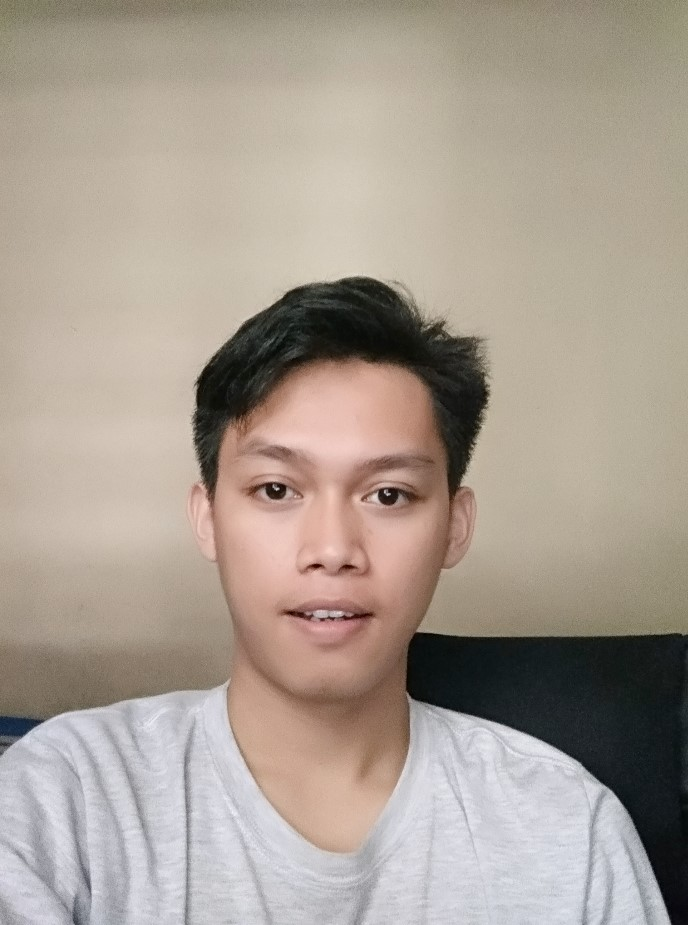
#> input picture training-data/s1/1.jpg, 688 x 925 px; its folder holds only this picture in this run
$ python face.py
#> lines starting #> are read from the running program, lines starting #| are printed output that depends on the picture
# -*- coding: utf-8 -*-
"""
Created on Thu Nov  7 16:06:32 2019

@author: Resa
"""
import cv2
#import os module for reading training data directories and paths
import os
#import numpy to convert python lists to numpy arrays as
#it is needed by OpenCV face recognizers
import numpy as np

subjects = ["", "Resa Renaldy", "Vincentius Garry"]

def detect_face(img):
    #convert the test image to gray image as opencv face detector expects gray images
    gray = cv2.cvtColor(img, cv2.COLOR_BGR2GRAY)

    #load OpenCV face detector, I am using LBP which is fast
    #there is also a more accurate but slow Haar classifier
    face_cascade = cv2.CascadeClassifier('opencv-files/lbpcascade_frontalface.xml')

    #let's detect multiscale (some images may be closer to camera than others) images
    #result is a list of faces
    faces = face_cascade.detectMultiScale(gray, scaleFactor=1.2, minNeighbors=5);

    #if no faces are detected then return original img
    if (len(faces) == 0):
        return None, None

    #under the assumption that there will be only one face,
    #extract the face area
    (x, y, w, h) = faces[0]

    #return only the face part of the image
    return gray[y:y+w, x:x+h], faces[0]

def prepare_training_data(data_folder_path):

    #------STEP-1--------
    #get the directories (one directory for each subject) in data folder
#> called with data_folder_path = 'training-data'
    dirs = os.listdir(data_folder_path)

    #list to hold all subject faces
    faces = []
    #list to hold labels for all subjects
    labels = []

    #let's go through each directory and read images within it
    for dir_name in dirs:

        #our subject directories start with letter 's' so
        #ignore any non-relevant directories if any
        if not dir_name.startswith("s"):
            continue;

        #------STEP-2--------
        #extract label number of subject from dir_name
        #format of dir name = slabel
        #, so removing letter 's' from dir_name will give us label
        label = int(dir_name.replace("s", ""))

        #build path of directory containin images for current subject subject
        #sample subject_dir_path = "training-data/s1"
        subject_dir_path = data_folder_path + "/" + dir_name

        #get the images names that are inside the given subject directory
        subject_images_names = os.listdir(subject_dir_path)

        #------STEP-3--------
        #go through each image name, read image,
        #detect face and add face to list of faces
        for image_name in subject_images_names:

            #ignore system files like .DS_Store
            if image_name.startswith("."):
                continue;

            #build image path
            #sample image path = training-data/s1/1.pgm
            image_path = subject_dir_path + "/" + image_name

            #read image
            image = cv2.imread(image_path)
#> image is the input picture: shape (925, 688, 3); mean B, G, R 146.5, 157.6, 169

            #display an image window to show the image
            cv2.imshow("Training on image...", cv2.resize(image, (400, 500)))
            cv2.waitKey(100)

            #detect face
            face, rect = detect_face(image)
#> in detect_face, `faces = face_cascade.detectMultiScale(gray, scaleFactor=1.2, minNeighb..`: faces = [[186, 375, 290, 290]]
#> in detect_face, `(x, y, w, h) = faces[0]`: x = 186; y = 375; w = 290
#> rect = [186, 375, 290, 290]

            #------STEP-4--------
            #for the purpose of this tutorial
            #we will ignore faces that are not detected
            if face is not None:
                #add face to list of faces
                faces.append(face)
                #add label for this face
                labels.append(label)
#> pass 2 of the loop in prepare_training_data, `for dir_name in dirs:`:
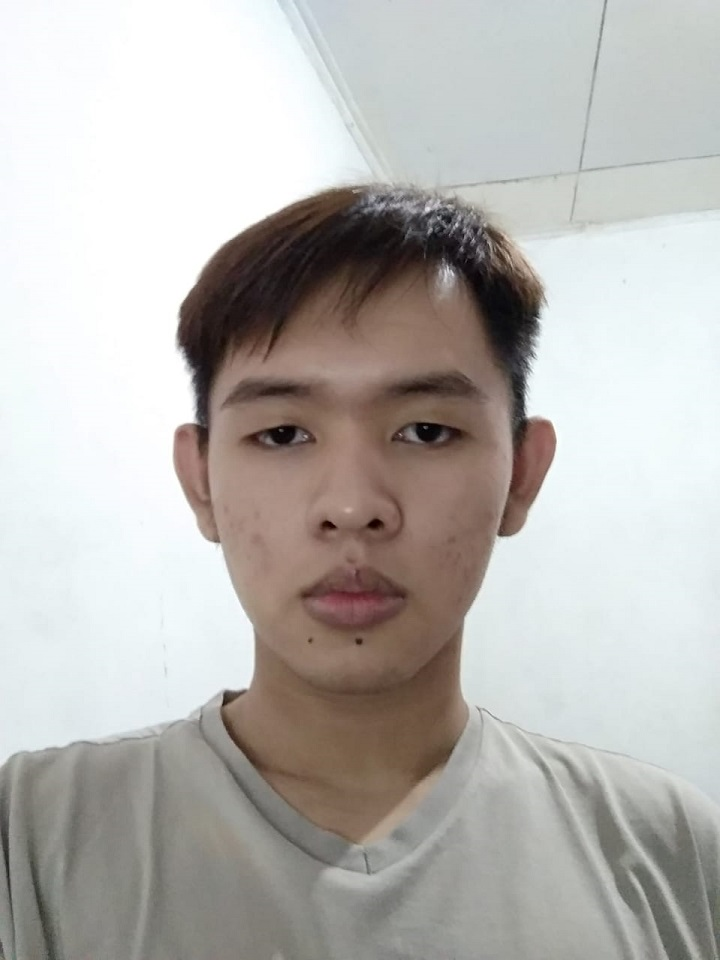
#> input picture training-data/s2/1.jpeg, 720 x 960 px
#> in prepare_training_data, image is the input picture: shape (960, 720, 3); mean B, G, R 178.3, 181.7, 184.3
#> in detect_face (call 2), `gray = cv2.cvtColor(img, cv2.COLOR_BGR2GRAY)`:
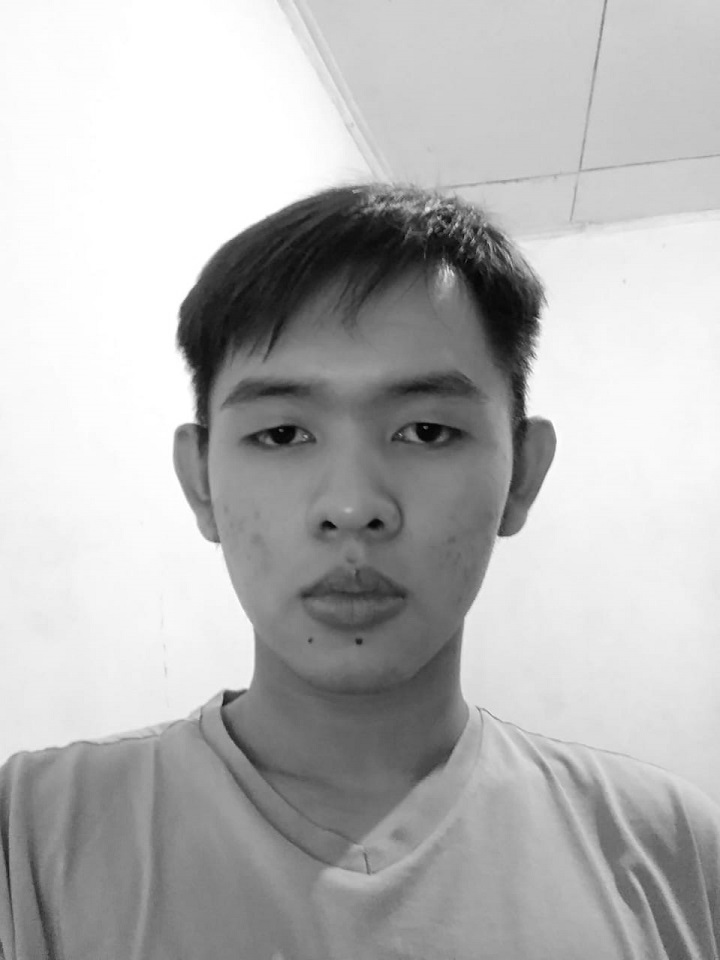
#> gray: shape (960, 720); min 1, max 255, mean 182.1
#> in detect_face (call 2), `faces = face_cascade.detectMultiScale(gray, scaleFactor=1.2, minNeighb..`: faces = [[158, 277, 389, 389]]
#> in detect_face (call 2), `(x, y, w, h) = faces[0]`: x = 158; y = 277; w = 389
#> in prepare_training_data, `face, rect = detect_face(image)`:
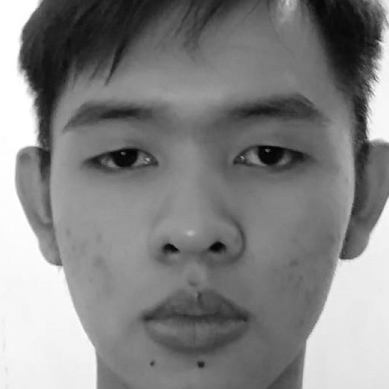
#> face: shape (389, 389); min 1, max 255, mean 131.5
#> in prepare_training_data, `face, rect = detect_face(image)`: rect = [158, 277, 389, 389]

    cv2.destroyAllWindows()
    cv2.waitKey(1)
    cv2.destroyAllWindows()

    return faces, labels

print("Preparing data...")
faces, labels = prepare_training_data("training-data")
#> faces = 2 items; labels = [1, 2]
print("Data prepared")

#print total faces and labels
print("Total faces: ", len(faces))
#| Total faces:  2
print("Total labels: ", len(labels))
#| Total labels:  2

face_recognizer = cv2.face.LBPHFaceRecognizer_create()

face_recognizer.train(faces, np.array(labels))

def draw_rectangle(img, rect):
    (x, y, w, h) = rect
    cv2.rectangle(img, (x, y), (x+w, y+h), (0, 255, 0), 2)

#function to draw text on give image starting from
#passed (x, y) coordinates.
def draw_text(img, text, x, y):
    cv2.putText(img, text, (x, y), cv2.FONT_HERSHEY_PLAIN, 1.5, (0, 255, 0), 2)


def predict(test_img):
    #make a copy of the image as we don't want to chang original image
    img = test_img.copy()
    #detect face from the image
    face, rect = detect_face(img)

    #predict the image using our face recognizer
    label, confidence = face_recognizer.predict(face)
    #get name of respective label returned by face recognizer
    label_text = subjects[label]

    #draw a rectangle around face detected
    draw_rectangle(img, rect)
    #draw name of predicted person
    draw_text(img, label_text, rect[0], rect[1]-5)

    return img

print("Predicting images...")

#load test images
test_img1 = cv2.imread("test-data/test1.jpg")
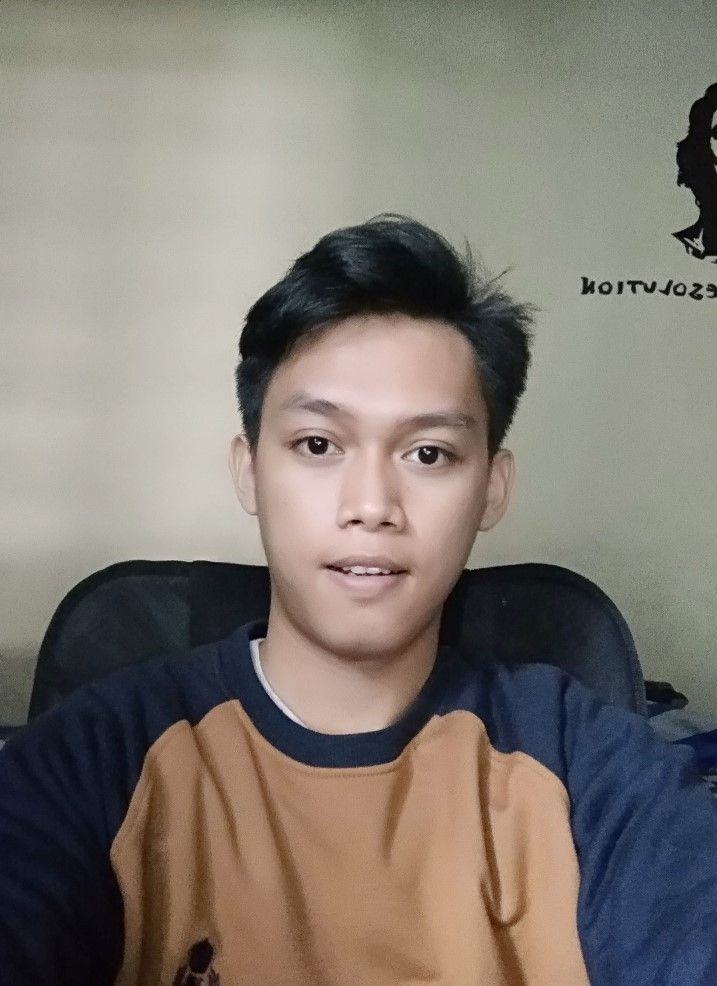
#> input picture test-data/test1.jpg, 717 x 986 px
#> test_img1 is the input picture: shape (986, 717, 3); mean B, G, R 114.3, 122.4, 129
test_img2 = cv2.imread("test-data/test2.jpg")
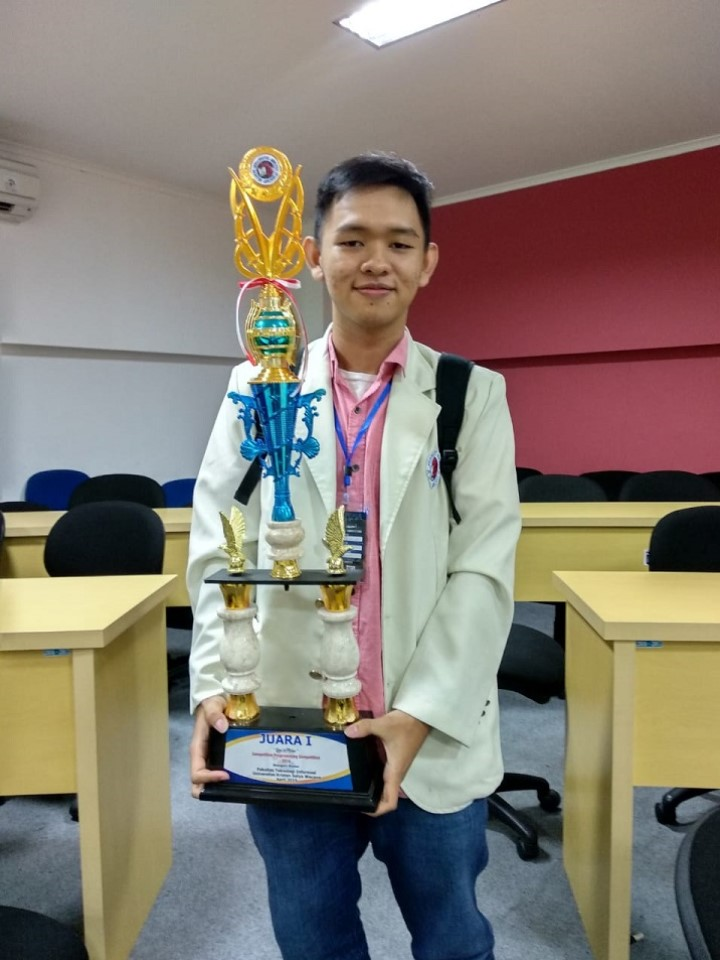
#> input picture test-data/test2.jpg, 720 x 960 px
#> test_img2 is the input picture: shape (960, 720, 3); mean B, G, R 114.7, 124.2, 133.2

#perform a prediction
predicted_img1 = predict(test_img1)
#> in detect_face (call 3), `gray = cv2.cvtColor(img, cv2.COLOR_BGR2GRAY)`:
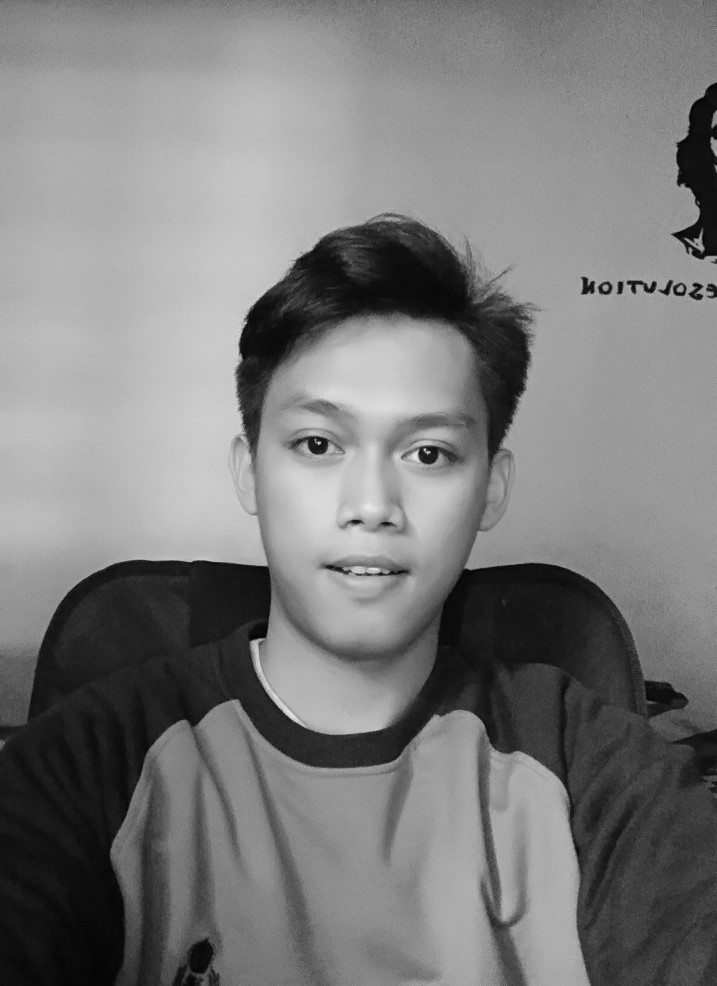
#> gray: shape (986, 717); min 0, max 238, mean 123.5
#> in detect_face (call 3), `faces = face_cascade.detectMultiScale(gray, scaleFactor=1.2, minNeighb..`: faces = [[233, 341, 279, 279]]
#> in detect_face (call 3), `(x, y, w, h) = faces[0]`: x = 233; y = 341; w = 279
#> in predict, `face, rect = detect_face(img)`:
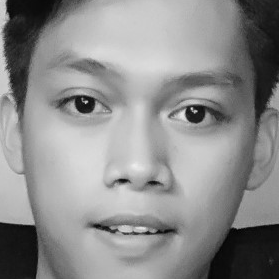
#> face: shape (279, 279); min 2, max 238, mean 140.6
#> in predict, `face, rect = detect_face(img)`: rect = [233, 341, 279, 279]
#> in predict, `label, confidence = face_recognizer.predict(face)`: label = 1; confidence = 29.86
#> in predict, `label_text = subjects[label]`: label_text = 'Resa Renaldy'
#> in draw_rectangle, `(x, y, w, h) = rect`: x = 233; y = 341; w = 279
predicted_img2 = predict(test_img2)
#> in detect_face (call 4), `gray = cv2.cvtColor(img, cv2.COLOR_BGR2GRAY)`:
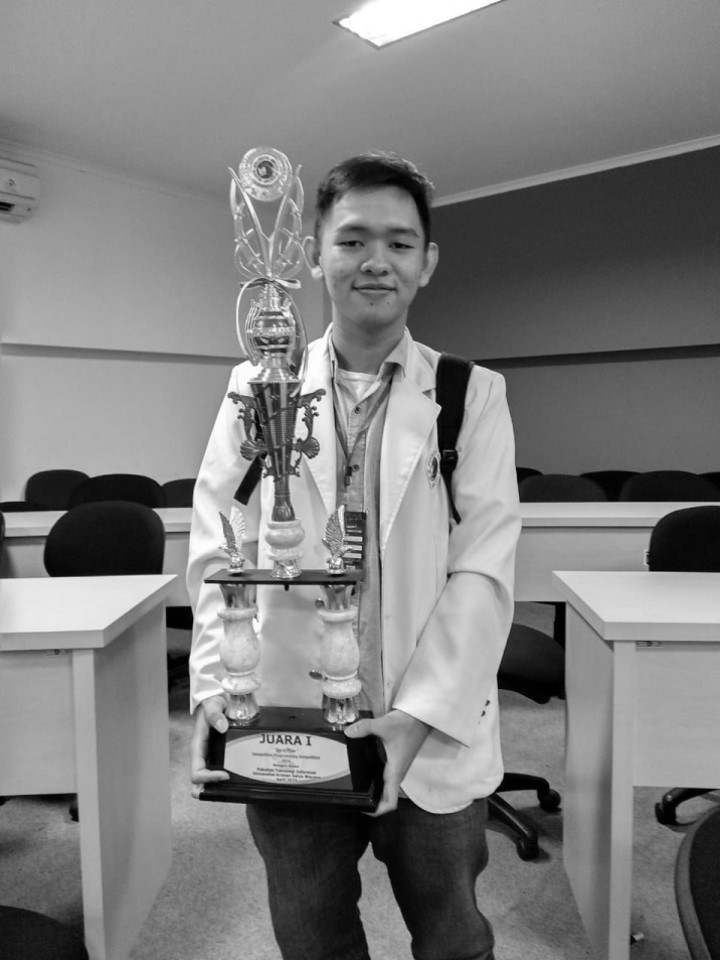
#> gray: shape (960, 720); min 0, max 255, mean 125.8
#> in detect_face (call 4), `faces = face_cascade.detectMultiScale(gray, scaleFactor=1.2, minNeighb..`: faces = [[313, 192, 130, 130]]
#> in detect_face (call 4), `(x, y, w, h) = faces[0]`: x = 313; y = 192; w = 130
#> in predict (call 2), `face, rect = detect_face(img)`:
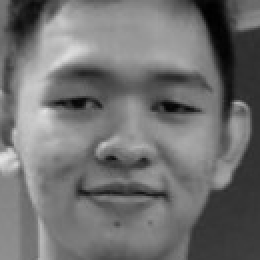
#> face: shape (130, 130) (shown 2 times larger); min 0, max 226, mean 112.6
#> in predict (call 2), `face, rect = detect_face(img)`: rect = [313, 192, 130, 130]
#> in predict (call 2), `label, confidence = face_recognizer.predict(face)`: label = 2; confidence = 85.31
#> in predict (call 2), `label_text = subjects[label]`: label_text = 'Vincentius Garry'
print("Prediction complete")

#display both images
cv2.imshow(subjects[1], cv2.resize(predicted_img1, (400, 500)))
cv2.imshow(subjects[2], cv2.resize(predicted_img2, (400, 500)))
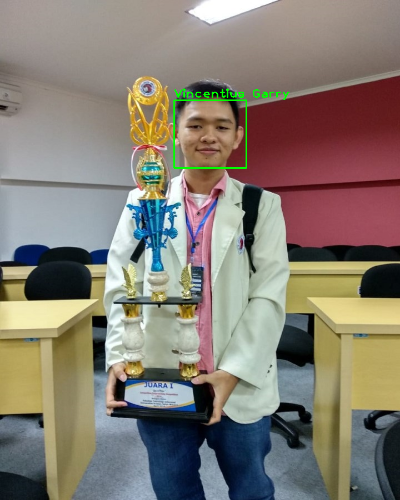
#> window 'Vincentius Garry': shape (500, 400, 3); mean B, G, R 114.3, 124.8, 132.7
cv2.waitKey(0)
cv2.destroyAllWindows()
cv2.waitKey(1)
cv2.destroyAllWindows()
